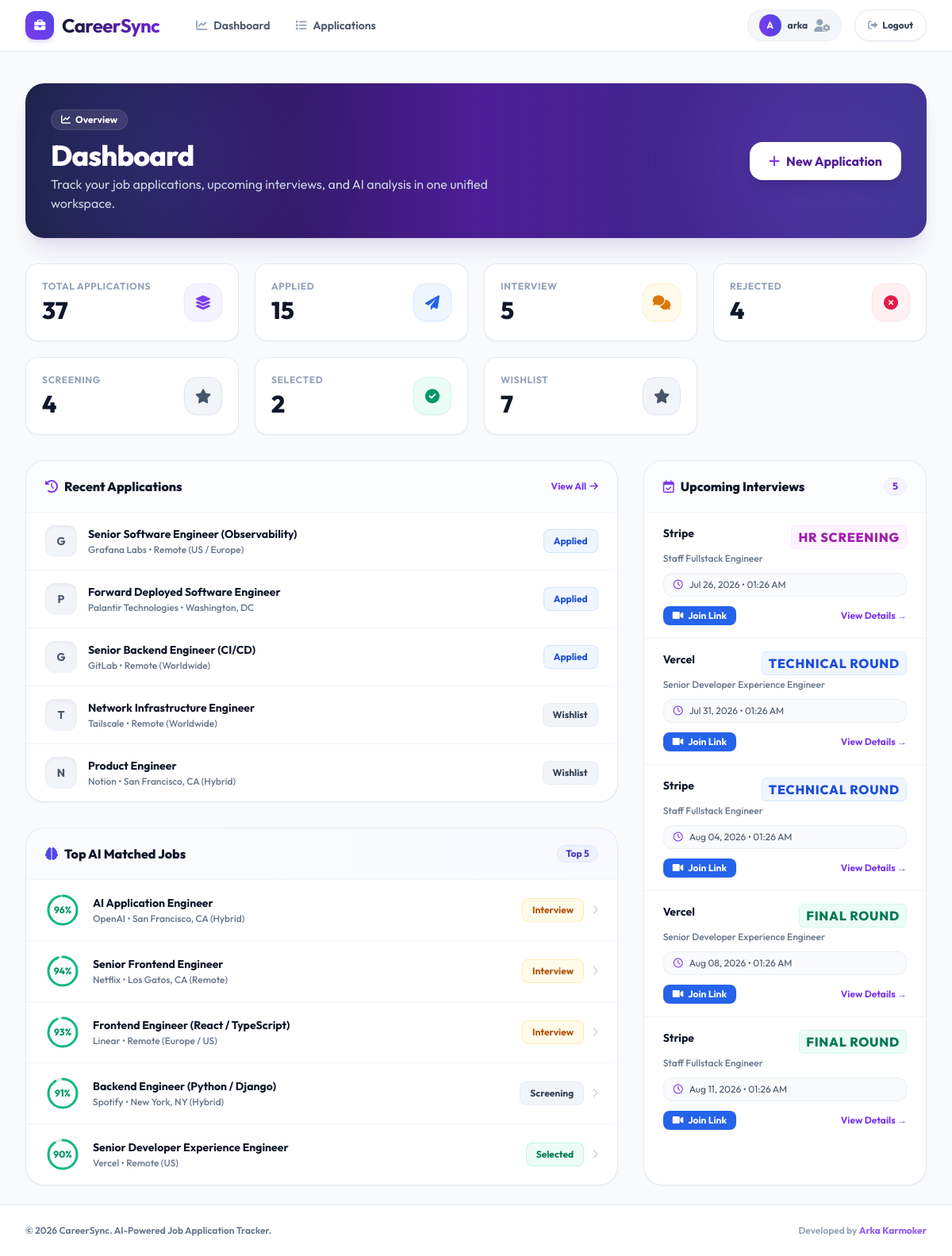
The app's page / (signed in), older data.
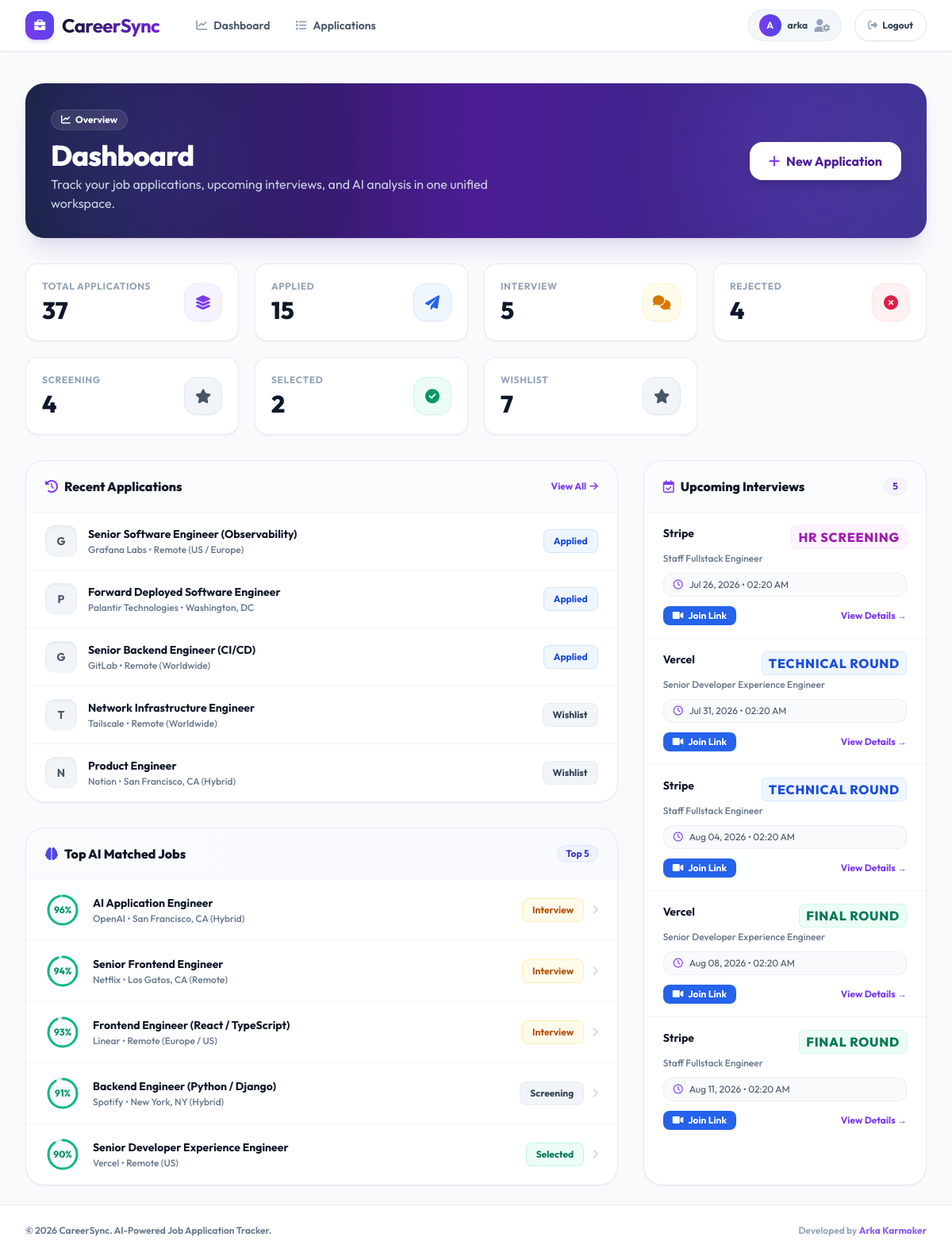
The same page, newer data.
### tracker/models.py (models this page shows, shortened)
class Interview(models.Model):
    application = models.ForeignKey(JobApplication, on_delete=models.CASCADE, related_name='interviews')
    interview_date = models.DateTimeField()
    interview_type = models.CharField(max_length=100)
    meeting_link = models.URLField(blank=True, null=True)
    interview_notes = models.TextField(blank=True, null=True)
    created_at = models.DateTimeField(auto_now_add=True)

class JobApplication(models.Model):
    STATUS_CHOICES = [
        ('Wishlist', 'Wishlist'),
        ('Applied', 'Applied'),
        ('Screening', 'Screening'),
        ('Interview', 'Interview'),
        ('Selected', 'Selected'),
        ('Rejected', 'Rejected'),
    ]
    user = models.ForeignKey(User, on_delete=models.CASCADE, related_name='applications')
    job_title = models.CharField(max_length=255)
    company_name = models.CharField(max_length=255)
    job_description = models.TextField(blank=True, null=True)
    location = models.CharField(max_length=255, blank=True, null=True)
    salary = models.CharField(max_length=100, blank=True, null=True)
    job_url = models.URLField(blank=True, null=True)
    application_date = models.DateField(blank=True, null=True)
    status = models.CharField(max_length=20, choices=STATUS_CHOICES, default='Wishlist')
    notes = models.TextField(blank=True, null=True)
    category = models.ForeignKey(Category, on_delete=models.SET_NULL, null=True, blank=True, related_name='applications')
    tags = models.CharField(max_length=255, blank=True, null=True, help_text="Comma-separated tags")
    created_at = models.DateTimeField(auto_now_add=True)
    updated_at = models.DateTimeField(auto_now=True)

### tracker/views.py (the view)
# urls.py: path('', views.dashboard, name='dashboard'),
@login_required
def dashboard(request):
    applications = JobApplication.objects.filter(user=request.user)
    total_apps = applications.count()
    status_counts = applications.values('status').annotate(count=Count('status'))
    recent_apps = applications.order_by('-created_at')[:5]
    upcoming_interviews = Interview.objects.filter(application__user=request.user).order_by('interview_date')[:5]
    top_ai_matches = (
        applications
        .filter(analysis__isnull=False, analysis__match_score__isnull=False)
        .select_related('analysis')
        .order_by('-analysis__match_score')[:5]
    )
    context = {
        'total_apps': total_apps,
        'status_counts': status_counts,
        'recent_apps': recent_apps,
        'upcoming_interviews': upcoming_interviews,
        'top_ai_matches': top_ai_matches,
    }
    return render(request, 'tracker/dashboard.html', context)

### templates/tracker/dashboard.html (shortened to what the changed rows need)
{% extends 'base.html' %}
{% block content %}
<div class="bg-gradient-to-r from-slate-900 via-primary-900 to-indigo-900 rounded-3xl p-8 mb-8 text-white shadow-xl shadow-primary-900/10 relative overflow-hidden">
    <div class="relative z-10 flex flex-col md:flex-row justify-between items-start md:items-center gap-6">
        <div>
            <h1 class="text-3xl sm:text-4xl font-extrabold tracking-tight text-white">Dashboard</h1>
        </div>
    </div>
</div>
<div class="grid grid-cols-1 lg:grid-cols-3 gap-8">
    <div class="lg:col-span-2 flex flex-col gap-8">
        <div class="bg-white rounded-3xl shadow-sm border border-slate-200/80 overflow-hidden flex flex-col">
            <div class="px-6 py-5 border-b border-slate-100 flex justify-between items-center bg-slate-50/50">
                <h2 class="text-base font-extrabold text-slate-900 flex items-center"><i class="fas fa-history text-primary-600 mr-2"></i> Recent Applications</h2>
            </div>
        </div>
        <div class="bg-white rounded-3xl shadow-sm border border-slate-200/80 overflow-hidden flex flex-col">
            <div class="px-6 py-5 border-b border-slate-100 flex justify-between items-center bg-gradient-to-r from-slate-50/80 to-indigo-50/40">
                <h2 class="text-base font-extrabold text-slate-900 flex items-center">
                    <i class="fas fa-brain text-indigo-600 mr-2"></i> Top AI Matched Jobs
                </h2>
            </div>
        </div>
    </div>
    <div class="bg-white rounded-3xl shadow-sm border border-slate-200/80 overflow-hidden flex flex-col">
        <div class="px-6 py-5 border-b border-slate-100 bg-slate-50/50 flex justify-between items-center">
            <h2 class="text-base font-extrabold text-slate-900 flex items-center"><i class="far fa-calendar-check text-primary-600 mr-2"></i> Upcoming Interviews</h2>
        </div>
        <div class="divide-y divide-slate-100 flex-grow">
            {% for interview in upcoming_interviews %}
            <div class="px-6 py-4 hover:bg-slate-50/80 transition duration-150">
                <div class="flex justify-between items-start mb-1">
                    <p class="text-sm font-bold text-slate-900">{{ interview.application.company_name }}</p>
                    <span class="text-2xs font-extrabold uppercase tracking-wider px-2 py-0.5 rounded-md border {% with itype=interview.interview_type|lower %}{% if 'technical' in itype %}bg-blue-50 text-blue-700 border-blue-100{% elif 'final' in itype %}bg-emerald-50 text-emerald-700 border-emerald-100{% elif 'hr' in itype or 'screening' in itype %}bg-fuchsia-50 text-fuchsia-700 border-fuchsia-100{% elif 'culture' in itype or 'behavioral' in itype %}bg-amber-50 text-amber-700 border-amber-100{% else %}bg-primary-50 text-primary-700 border-primary-100{% endif %}{% endwith %}">
                        {{ interview.interview_type }}
                    </span>
                </div>
                <p class="text-xs text-slate-500 font-medium mb-2.5">{{ interview.application.job_title }}</p>
                <div class="flex items-center text-xs text-slate-600 bg-slate-50 px-3 py-1.5 rounded-xl border border-slate-200/60 mb-3">
                    <i class="far fa-clock text-primary-600 mr-2 text-xs"></i> {{ interview.interview_date|date:"M d, Y" }} &bull; {{ interview.interview_date|time:"h:i A" }}
                </div>
                <div class="flex items-center justify-between text-xs">
                    {% if interview.meeting_link %}
                    <a href="{{ interview.meeting_link }}" target="_blank" class="inline-flex items-center justify-center text-xs font-bold text-white bg-blue-600 hover:bg-blue-700 px-3 py-1 rounded-lg transition shadow-sm">
                        <i class="fas fa-video mr-1.5"></i> Join Link
                    </a>
                    {% else %}
                    <span></span>
                    {% endif %}
                    <a href="{% url 'application_detail' interview.application.pk %}" class="text-xs font-bold text-primary-600 hover:text-primary-800 transition">View Details &rarr;</a>
                </div>
            </div>
            {% endfor %}
        </div>
    </div>
</div>
{% endblock %}

Row changes from the older to the newer data that the page shows:
changed Interview "HR SCREENING": interview_date "01:26 AM" → "02:20 AM"
changed Interview "Jul 31, 2026": interview_date "01:26 AM" → "02:20 AM"
changed Interview "Aug 04, 2026": interview_date "01:26 AM" → "02:20 AM"
changed Interview "Aug 08, 2026": interview_date "01:26 AM" → "02:20 AM"
changed Interview "Aug 11, 2026": interview_date "01:26 AM" → "02:20 AM"
